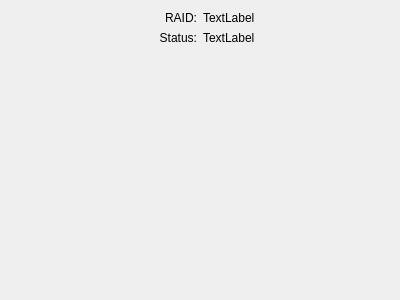
<?xml version="1.0" encoding="UTF-8"?>
<ui version="4.0">
 <class>RaidComponentWidget</class>
 <widget class="QWidget" name="RaidComponentWidget">
  <property name="geometry">
   <rect>
    <x>0</x>
    <y>0</y>
    <width>400</width>
    <height>300</height>
   </rect>
  </property>
  <property name="windowTitle">
   <string>Form</string>
  </property>
  <layout class="QGridLayout" name="gridLayout">
   <item row="1" column="0">
    <widget class="QLabel" name="statusLabel">
     <property name="text">
      <string>Status:</string>
     </property>
     <property name="alignment">
      <set>Qt::AlignRight|Qt::AlignTrailing|Qt::AlignVCenter</set>
     </property>
    </widget>
   </item>
   <item row="1" column="1">
    <widget class="QLabel" name="status">
     <property name="text">
      <string>TextLabel</string>
     </property>
    </widget>
   </item>
   <item row="4" column="0">
    <spacer name="verticalSpacer">
     <property name="orientation">
      <enum>Qt::Vertical</enum>
     </property>
     <property name="sizeHint" stdset="0">
      <size>
       <width>20</width>
       <height>267</height>
      </size>
     </property>
    </spacer>
   </item>
   <item row="0" column="0">
    <widget class="QLabel" name="parentRaidLabel">
     <property name="text">
      <string>RAID:</string>
     </property>
     <property name="alignment">
      <set>Qt::AlignRight|Qt::AlignTrailing|Qt::AlignVCenter</set>
     </property>
    </widget>
   </item>
   <item row="0" column="1">
    <widget class="QLabel" name="parentRaid">
     <property name="text">
      <string>TextLabel</string>
     </property>
    </widget>
   </item>
  </layout>
 </widget>
 <resources/>
 <connections/>
</ui>
